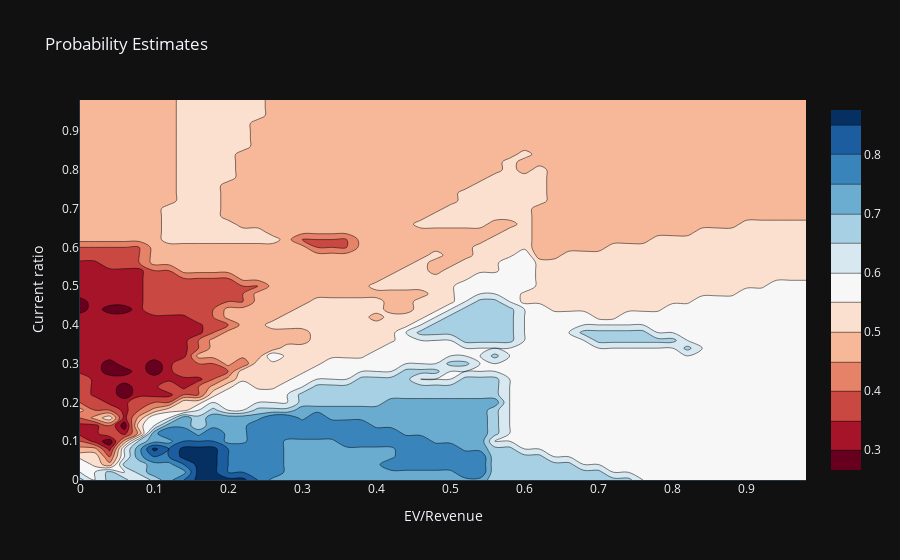

Source (notebook cell):
### Markdown cell above
#### KNeighborsClassifier.predict_proba() returns probability estimates for the test data X

### Code cell
mesh_size = .02
margin = 0.0

# Split our data into train and test
X_train, X_test, y_train, y_test = train_test_split(X_normalized, y, test_size = .3, random_state = 4)

# Create a mesh grid on which we will run our model
X = X_normalized.copy()
x_min, x_max = X[:, 0].min() - margin, X[:, 0].max() + margin
y_min, y_max = X[:, 1].min() - margin, X[:, 1].max() + margin
xrange = np.arange(x_min, x_max, mesh_size)
yrange = np.arange(y_min, y_max, mesh_size)
xx, yy = np.meshgrid(xrange, yrange)

# Fit KNN on the train data
knn.fit(X_train, y_train.values.ravel())

# Predict probabilities
Z = knn.predict_proba(np.c_[xx.ravel(), yy.ravel()])[:, 1]
Z = Z.reshape(xx.shape)

# Plot figure
fig = go.Figure(data = [go.Contour(x=xrange, y=yrange, z=Z, colorscale='RdBu')])

fig.update_layout(template='plotly_dark', xaxis_title="EV/Revenue", title='Probability Estimates',
                  yaxis_title="Current ratio")

fig.show()

### Figure 1 — Plotly figure (JSON) as saved in the notebook; plotly's stock layout.template omitted (floating-point values rounded to 4 significant figures; data arrays with more than 128 entries replaced by an {"elided": "..."} marker saying what was removed)
{"data": [{"colorscale": [[0, "rgb(103,0,31)"], [0.1, "rgb(178,24,43)"], [0.2, "rgb(214,96,77)"], [0.3, "rgb(244,165,130)"], [0.4, "rgb(253,219,199)"], [0.5, "rgb(247,247,247)"], [0.6, "rgb(209,229,240)"], [0.7, "rgb(146,197,222)"], [0.8, "rgb(67,147,195)"], [0.9, "rgb(33,102,172)"], [1, "rgb(5,48,97)"]], "type": "contour", "x": [0, 0.02, 0.04, 0.06, 0.08, 0.1, 0.12, 0.14, 0.16, 0.18, 0.2, 0.22, 0.24, 0.26, 0.28, 0.3, 0.32, 0.34, 0.36, 0.38, 0.4, 0.42, 0.44, 0.46, 0.48, 0.5, 0.52, 0.54, 0.56, 0.58, 0.6, 0.62, 0.64, 0.66, 0.68, 0.7, 0.72, 0.74, 0.76, 0.78, 0.8, 0.82, 0.84, 0.86, 0.88, 0.9, 0.92, 0.94, 0.96, 0.98], "y": [0, 0.02, 0.04, 0.06, 0.08, 0.1, 0.12, 0.14, 0.16, 0.18, 0.2, 0.22, 0.24, 0.26, 0.28, 0.3, 0.32, 0.34, 0.36, 0.38, 0.4, 0.42, 0.44, 0.46, 0.48, 0.5, 0.52, 0.54, 0.56, 0.58, 0.6, 0.62, 0.64, 0.66, 0.68, 0.7, 0.72, 0.74, 0.76, 0.78, 0.8, 0.82, 0.84, 0.86, 0.88, 0.9, 0.92, 0.94, 0.96, 0.98], "z": {"elided": "50x50 float values"}}], "layout": {"title": {"text": "Probability Estimates"}, "xaxis": {"title": {"text": "EV/Revenue"}}, "yaxis": {"title": {"text": "Current ratio"}}}}
